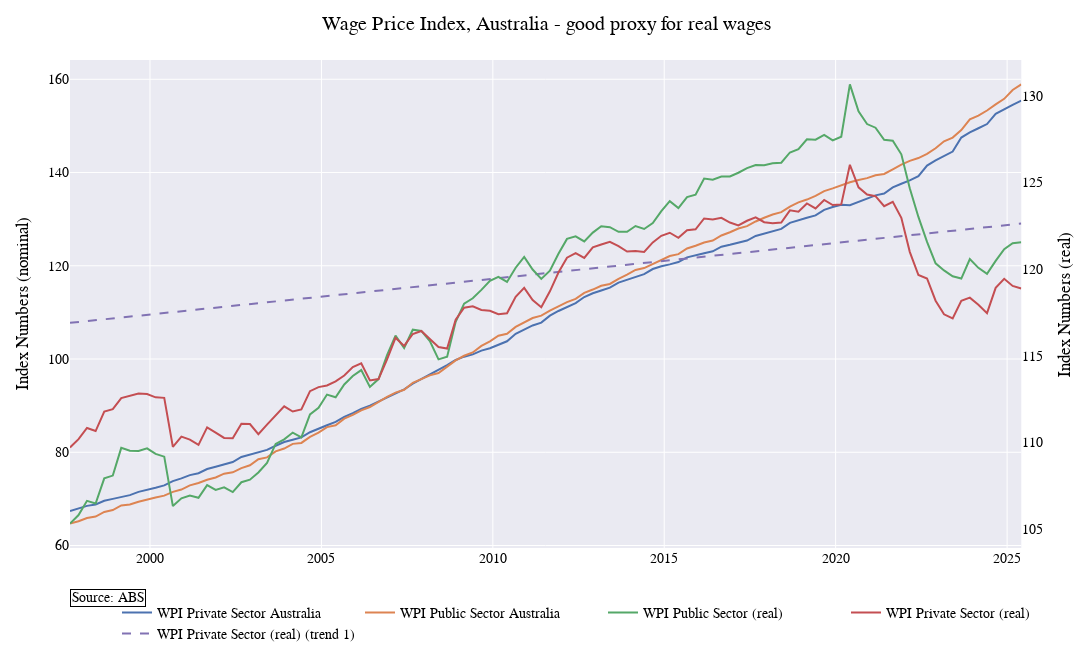

Here is the notebook cell this chart was saved with:
### Code cell
# Option A: specify figsize (in inches) and dpi -> Plotly width/height = inches * dpi
flgur = watchlist.plot_watchlist(['A2603039T', 'A2603989W'], [], 
                        plot_title = "Wage Price Index, Australia - good proxy for real wages", 
                        other_series={"right": [wpi_public_real, wpi_private_real]}, 
                        #x_start_date="2000-01-01",
                        left_axis_title = "Index Numbers (nominal)",
                        right_axis_title = "Index Numbers (real)"         # converts to 1000x600 pixels
)
flgur.data
chartly.fit_trendlines(flgur, {'WPI Private Sector (real)': [1, "2000-09-01", "2021-09-01"]})
flgur.show()
